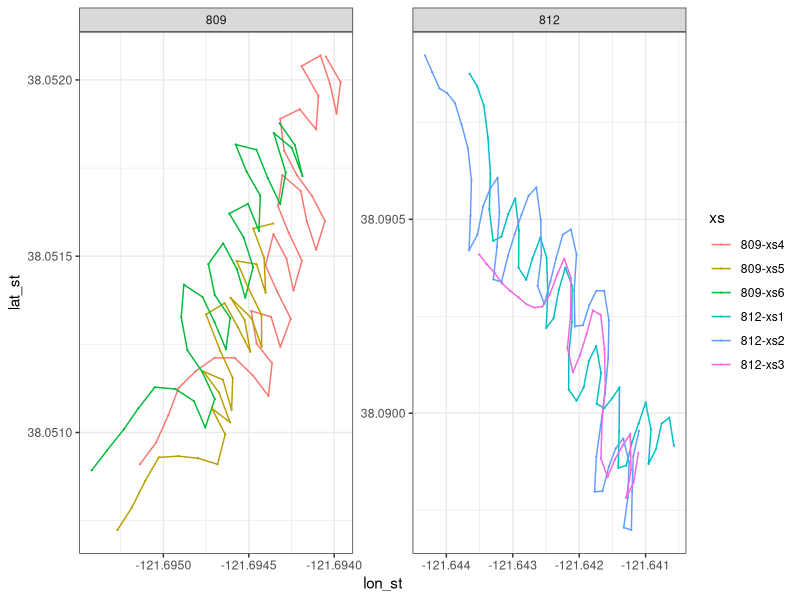
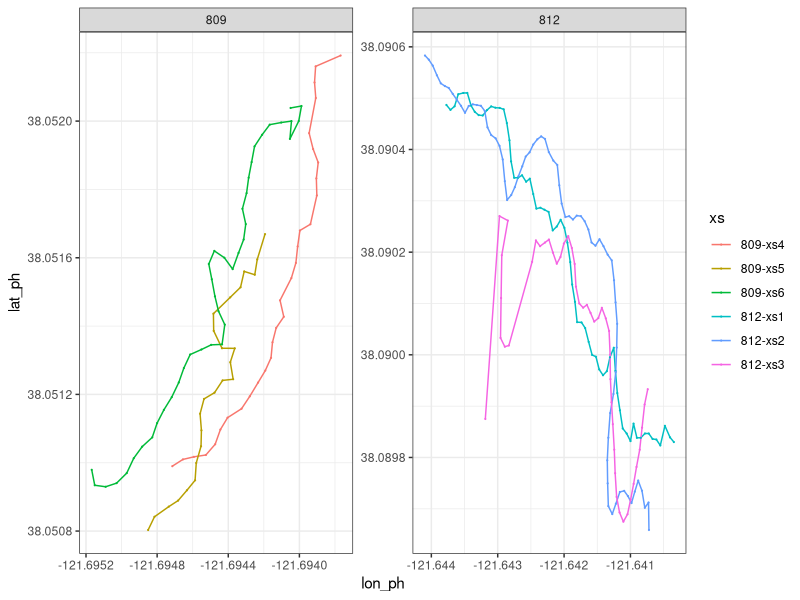
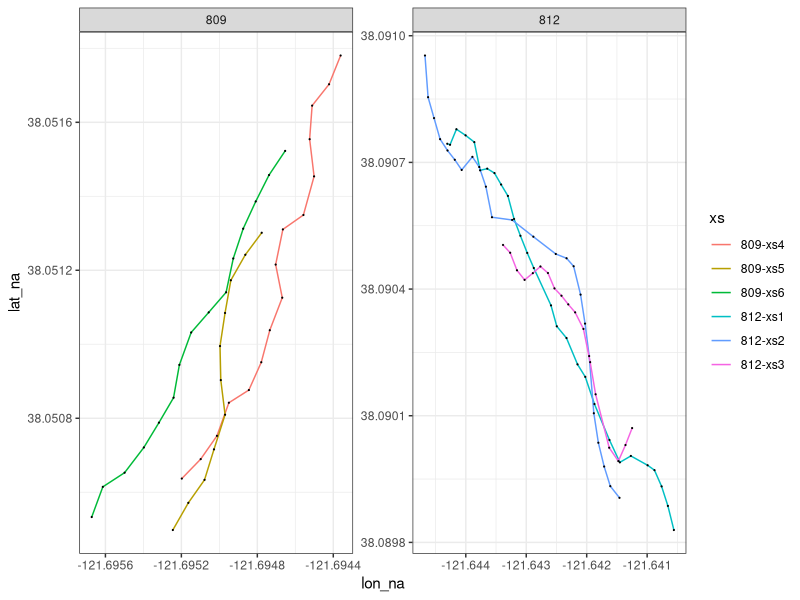
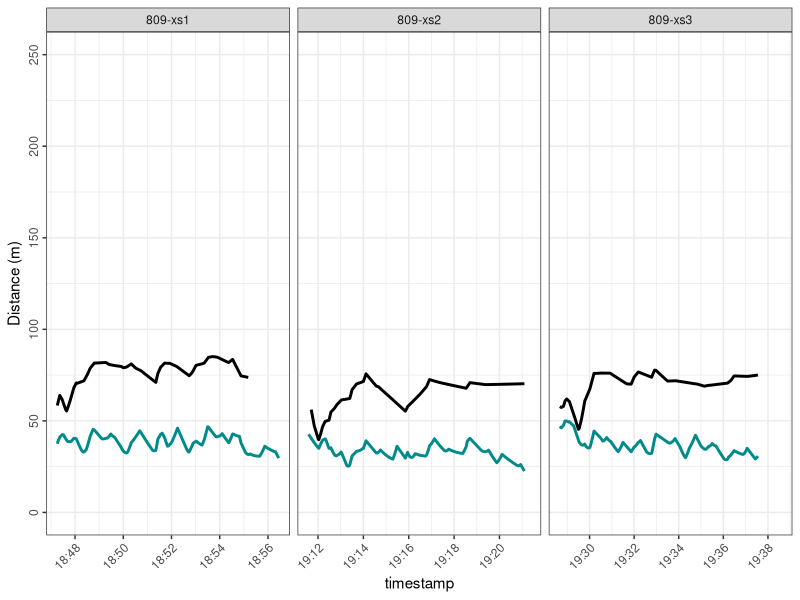
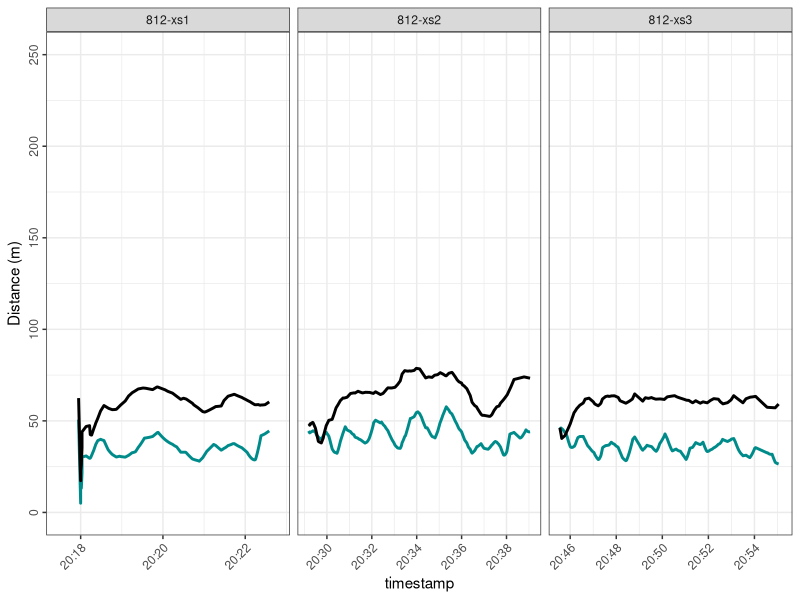
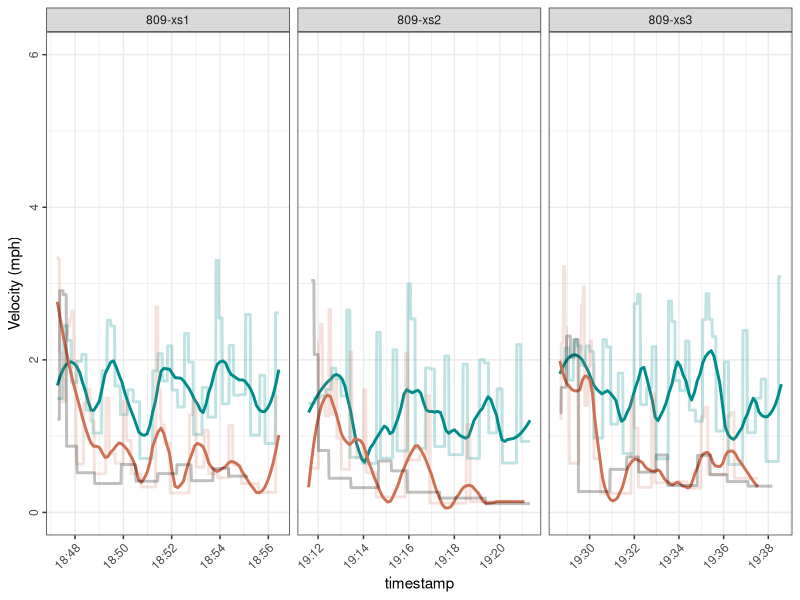
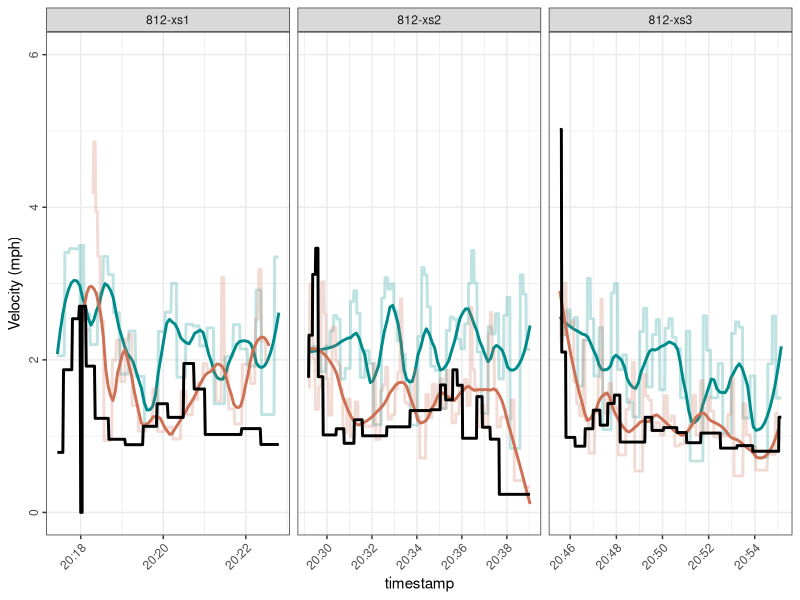
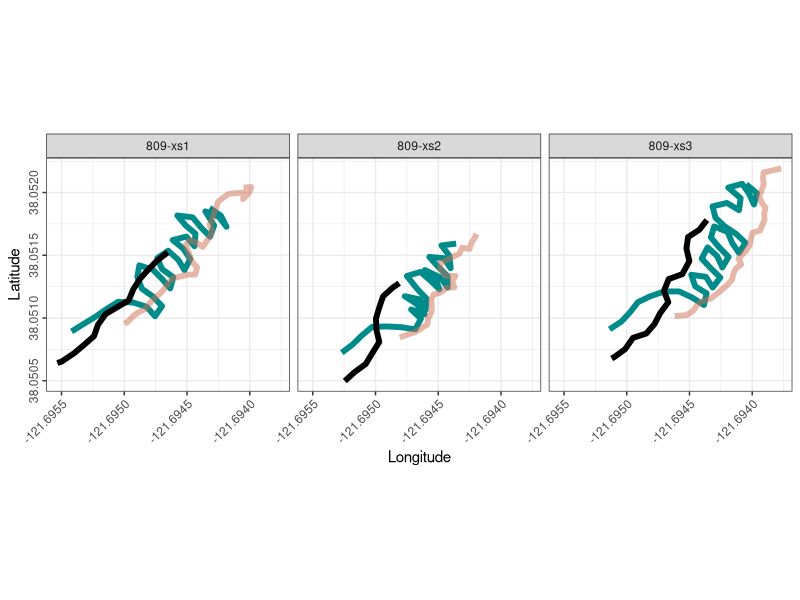

The R source for these figures, in order:
library(tidyverse)
library(geosphere)
library(lubridate)
library(zoo)

# Import and compile GPS track data ---------------------------------------

## Stryker ----
stryker_startstop <- data.frame(boat = rep("stryker",6), 
                                site = c(rep("812", 3), rep("809", 3)),
                                start = c(7, 57, 116, 152, 197, 233), 
                                end = c(53, 112, 148, 193, 229, 272))

stryker = data.frame()
stryker_raw = data.frame()

for(xs in 1:nrow(stryker_startstop)){
  print(xs)
  
  temp <- read.csv("data/Survey05_20250319/RouteHistoryFullBkupDWR.csv", 
                   skip = stryker_startstop[xs, "start"] - 1, nrow = stryker_startstop[xs, "end"] - stryker_startstop[xs, "start"], header = F)
  
  colnames(temp) = c("Junk", "lat", "lon", "datetime", "speed")
  
  temp$timestamp <- as.POSIXct(temp$datetime, format = "%Y-%m-%dT%H:%M:%SZ", tz = "America/Los_Angeles")
  
  complete_timestamps <- seq(min(temp$timestamp), max(temp$timestamp), by = "1 sec")
  
  merged_data <- data.frame(timestamp = complete_timestamps) %>%
    left_join(temp, by = "timestamp")
  
  interpolated_data <- merged_data %>%
    mutate(lat = na.approx(lat, rule = 2),
           lon = na.approx(lon, rule = 2))
  
  interpolated_data$xs <- paste0(stryker_startstop[xs, "site"], "-xs", xs)
  temp$xs <- paste0(stryker_startstop[xs, "site"], "-xs", xs)
  
  interpolated_data$site <- stryker_startstop[xs, "site"]
  temp$site = stryker_startstop[xs, "site"]
  
  stryker <- rbind(stryker, interpolated_data[, c("site", "xs", "timestamp", "lat", "lon")])
  stryker_raw <- rbind(stryker_raw, temp)
  
  rm(temp, interpolated_data, merged_data)
}

stryker$boat = "Stryker"
colnames(stryker) <- c("site", "xs", "timestamp", "lat_st", "lon_st", "boat")

## Phantom ----
phantom_startstop <- data.frame(boat = rep("phantom", 6), 
                                site = c(rep("812", 3), rep("809", 3)),
                                start = c(7, 75, 153, 204, 238, 267), 
                                end = c(71, 149, 200, 234, 263, 308))

phantom = data.frame()
phantom_raw = data.frame()

for(xs in 1:nrow(phantom_startstop)){
  print(xs)
  
  temp <- read.csv("data/Survey05_20250319/20250319_RouteHistory_CFS.csv", 
                   skip = phantom_startstop[xs, "start"] - 1, nrow = phantom_startstop[xs, "end"] - phantom_startstop[xs, "start"], header = F)
  
  colnames(temp) = c("Junk", "lat", "lon", "datetime", "speed")
  
  temp$timestamp <- as.POSIXct(temp$datetime, format = "%Y-%m-%dT%H:%M:%SZ", tz = "America/Los_Angeles")
  
  complete_timestamps <- seq(min(temp$timestamp), max(temp$timestamp), by = "1 sec")
  
  merged_data <- data.frame(timestamp = complete_timestamps) %>%
    left_join(temp, by = "timestamp")
  
  interpolated_data <- merged_data %>%
    mutate(lat = na.approx(lat, rule = 2),
           lon = na.approx(lon, rule = 2))
  
  interpolated_data$xs <- paste0(phantom_startstop[xs, "site"], "-xs", xs)
  temp$xs <- paste0(phantom_startstop[xs, "site"], "-xs", xs)
  
  interpolated_data$site <- phantom_startstop[xs, "site"]
  temp$site = phantom_startstop[xs, "site"]
  
  phantom <- rbind(phantom, interpolated_data[, c("site", "xs", "timestamp", "lat", "lon")])
  phantom_raw <- rbind(phantom_raw, temp)
  
  rm(temp, interpolated_data, merged_data)
}

phantom$boat = "Phantom"
colnames(phantom) <- c("site", "xs", "timestamp", "lat_ph", "lon_ph", "boat")

## cdfw ---- now 
cdfw_startstop <- data.frame(boat = rep("cdfw", 6), 
                             site = c(rep("812", 3), rep("809", 3)),
                             start = c(7,39,67,93,113,134), 
                             end = c(35,63,85,109,124,149))

cdfw = data.frame()
cdfw_raw = data.frame()

for(xs in 1:nrow(cdfw_startstop)){
  print(xs)
  
  temp <- read.csv("data/Survey05_20250319/RouteHistoryFullBkup_CDFW.csv", 
                   skip = cdfw_startstop[xs, "start"] - 1, nrow = cdfw_startstop[xs, "end"] - cdfw_startstop[xs, "start"], header = F)
  
  colnames(temp) = c("Junk", "lat", "lon", "datetime", "speed")
  
  temp$timestamp <- as.POSIXct(temp$datetime, format = "%Y-%m-%dT%H:%M:%SZ", tz = "America/Los_Angeles")
  
  complete_timestamps <- seq(min(temp$timestamp), max(temp$timestamp), by = "1 sec")
  
  merged_data <- data.frame(timestamp = complete_timestamps) %>%
    left_join(temp, by = "timestamp")
  
  interpolated_data <- merged_data %>%
    mutate(lat = na.approx(lat, rule = 2),
           lon = na.approx(lon, rule = 2))
  
  interpolated_data$xs <- paste0(cdfw_startstop[xs, "site"], "-xs", xs)
  temp$xs <- paste0(cdfw_startstop[xs, "site"], "-xs", xs)
  
  interpolated_data$site <- cdfw_startstop[xs, "site"]
  temp$site = cdfw_startstop[xs, "site"]
  
  cdfw <- rbind(cdfw, interpolated_data[, c("site", "xs", "timestamp", "lat", "lon")])
  cdfw_raw <- rbind(cdfw_raw, temp)
  
  rm(temp, interpolated_data, merged_data)
}

cdfw$boat = "cdfw"
colnames(cdfw) <- c("site", "xs", "timestamp", "lat_na", "lon_na", "boat")

## Merge vessel tracks ----

vessels <- merge(merge(stryker, 
                       phantom[, c("timestamp", "lat_ph", "lon_ph")], by = "timestamp", all.x = T),
                 cdfw[, c("timestamp", "lat_na", "lon_na")], by = "timestamp", all.x = T) 

xs_lookup <- data.frame(xs = c("809-xs6", "809-xs5", "809-xs4", "812-xs3", "812-xs2", "812-xs1"),
                        xs_cor = c("809-xs1", "809-xs2", "809-xs3", "812-xs1", "812-xs2", "812-xs3"))

vessels <- merge(vessels, xs_lookup, by = "xs", all.x = T)

# Visualize tracks --------------------------------------------------------

ggplot(stryker, aes(x = lon_st, y = lat_st, color = xs)) + 
  geom_path() + theme_bw() + 
  geom_point(data = stryker_raw, aes(x = lon, y = lat), size = .1) +
  facet_wrap(site ~ ., scales = "free")

ggplot(phantom, aes(x = lon_ph, y = lat_ph, color = xs)) + 
  geom_path() + theme_bw() + 
  geom_point(data = phantom_raw, aes(x = lon, y = lat), size = .1) +
  facet_wrap(site ~ ., scales = "free")

ggplot(cdfw, aes(x = lon_na, y = lat_na, color = xs)) + 
  geom_path() + theme_bw() + 
  geom_point(data = cdfw_raw, aes(x = lon, y = lat), color = "black", size = .1) +
  facet_wrap(site ~ ., scales = "free")

# Calculate vessel spacing ------------------------------------------------

vessels$stryker2phantom <- NA
vessels$cdfw2phantom <- NA
vessels$stryker_velocity <- NA
vessels$phantom_velocity <- NA
vessels$cdfw_velocity <- NA

for(i in 1:nrow(vessels)){
  print(i)
  
  # if(complete.cases(vessels[,c("lon_st", "lat_st", "lon_ph","lat_ph")])[i]){
  try(vessels[i,"stryker2phantom"] <- distm(c(vessels[i,"lon_st"], vessels[i,"lat_st"]), 
                                            c(vessels[i,"lon_ph"], vessels[i,"lat_ph"]), 
                                            fun = distHaversine))
  # }
  
  # if(complete.cases(vessels[,c("lon_na", "lat_na", "lon_ph","lat_ph")])[i]){
  try(vessels[i,"cdfw2phantom"] <- distm(c(vessels[i,"lon_na"], vessels[i,"lat_na"]), 
                                         c(vessels[i,"lon_ph"], vessels[i,"lat_ph"]), 
                                         fun = distHaversine))
  # }
  
  # if(complete.cases(vessels[,c("lon_na", "lat_na", "lon_st","lat_st")])[i]){
  try(vessels[i,"stryker2cdfw"] <- distm(c(vessels[i,"lon_na"], vessels[i,"lat_na"]), 
                                         c(vessels[i,"lon_st"], vessels[i,"lat_st"]), 
                                         fun = distHaversine))
  # }
  
  try(vessels[i,"stryker_velocity"] <- distm(c(vessels[i,"lon_st"], vessels[i,"lat_st"]), 
                                             c(vessels[i + 1,"lon_st"], vessels[i + 1,"lat_st"]), 
                                             fun = distHaversine) * 2.23693629)
  
  try(vessels[i,"phantom_velocity"] <- distm(c(vessels[i,"lon_ph"], vessels[i,"lat_ph"]), 
                                             c(vessels[i + 1,"lon_ph"], vessels[i + 1,"lat_ph"]), 
                                             fun = distHaversine) * 2.23693629)
  
  try(vessels[i,"cdfw_velocity"] <- distm(c(vessels[i,"lon_na"], vessels[i,"lat_na"]), 
                                          c(vessels[i + 1,"lon_na"], vessels[i + 1,"lat_na"]), 
                                          fun = distHaversine) * 2.23693629)
  
  
}


# Plot vessel tracks, velocity, and spacing -------------------------------

(v_spacing_809 <- ggplot(vessels[vessels$xs_cor %in% c("809-xs1","809-xs2","809-xs3"),], 
                         aes(x = timestamp, y = stryker2phantom)) + 
   geom_line(color = "cyan4", linewidth = 1) +
   geom_line(aes(y = cdfw2phantom), linewidth = 1) +
   # geom_line(aes(y = stryker2cdfw), color = "blue",linewidth = 1) + 
   theme_bw() + labs(y = "Distance (m)") + 
   theme(axis.text.x = element_text(angle = 45, hjust = 1),
         axis.text.y = element_text(angle = 90, hjust = .5)) +
   ylim(0,250) +
   facet_grid(. ~ xs_cor, scales = "free"))

(v_spacing_812 <- ggplot(vessels[vessels$xs_cor %in% c("812-xs1","812-xs2","812-xs3"),], 
                         aes(x = timestamp, y = stryker2phantom)) + 
    geom_line(color = "cyan4", linewidth = 1) +
    geom_line(aes(y = cdfw2phantom), linewidth = 1) + 
    theme_bw() + labs(y = "Distance (m)") + 
    theme(axis.text.x = element_text(angle = 45, hjust = 1),
          axis.text.y = element_text(angle = 90, hjust = .5)) +
    ylim(0,250) +
    facet_grid(. ~ xs_cor, scales = "free"))

(v_velocity_809 <- ggplot(data = vessels[vessels$xs_cor %in% c("809-xs1","809-xs2","809-xs3") &
                                           vessels$stryker_velocity < 10 & is.na(vessels$stryker_velocity) == F,],
                          aes(x = timestamp, y = stryker_velocity)) + 
    geom_line(color = "cyan4", linewidth = 1, alpha = .25) +
    geom_line(color = "cyan4", linewidth = 1, stat = "smooth", span = .25) +
    geom_line(data = vessels[vessels$xs_cor %in% c("809-xs1","809-xs2","809-xs3") &
                               vessels$phantom_velocity < 10 & is.na(vessels$phantom_velocity) == F, ],
              aes(y = phantom_velocity), color = "salmon3", linewidth = 1, alpha = .2) +
    geom_line(data = vessels[vessels$xs_cor %in% c("809-xs1","809-xs2","809-xs3") &
                               vessels$phantom_velocity < 10 & is.na(vessels$phantom_velocity) == F, ],
              aes(y = phantom_velocity), color = "salmon3", linewidth = 1, stat = "smooth", span = .25) +
    geom_line(data = vessels[vessels$xs_cor %in% c("809-xs1","809-xs2","809-xs3") &
                               vessels$cdfw_velocity < 10 & is.na(vessels$cdfw_velocity) == F, ],
              aes(y = cdfw_velocity), linewidth = 1, alpha = .25) +
    theme_bw() + labs(y = "Velocity (mph)") + 
    theme(axis.text.x = element_text(angle = 45, hjust = 1),
          axis.text.y = element_text(angle = 90, hjust = .5)) +
    ylim(0, 6) +
    facet_grid(. ~ xs_cor, scales = "free"))

(v_velocity_812 <- ggplot(data = vessels[vessels$xs_cor %in% c("812-xs1","812-xs2","812-xs3") &
                                           vessels$stryker_velocity < 10 & is.na(vessels$stryker_velocity) == F,], 
                          aes(x = timestamp, y = stryker_velocity)) + 
    geom_line(color = "cyan4", linewidth = 1, alpha = .25) +
    geom_line(color = "cyan4", linewidth = 1, stat = "smooth", span = .25) +
    geom_line(data = vessels[vessels$xs_cor %in% c("812-xs1","812-xs2","812-xs3") &
                               vessels$phantom_velocity < 10 & is.na(vessels$phantom_velocity) == F, ],
              aes(y = phantom_velocity), color = "salmon3", linewidth = 1, alpha = .25) +
    geom_line(data = vessels[vessels$xs_cor %in% c("812-xs1","812-xs2","812-xs3") &
                               vessels$phantom_velocity < 10 & is.na(vessels$phantom_velocity) == F, ],
              aes(y = phantom_velocity), color = "salmon3", linewidth = 1, stat = "smooth", span = .25) +
    geom_line(data = vessels[vessels$xs_cor %in% c("812-xs1","812-xs2","812-xs3") &
                               vessels$cdfw_velocity < 10 & is.na(vessels$cdfw_velocity) == F, ],
              aes(y = cdfw_velocity), linewidth = 1) +
    theme_bw() + labs(y = "Velocity (mph)") + 
    theme(axis.text.x = element_text(angle = 45, hjust = 1),
          axis.text.y = element_text(angle = 90, hjust = .5)) +
    ylim(0, 6) +
    facet_grid(. ~ xs_cor, scales = "free"))


(v_tracks_809 <- ggplot(vessels[vessels$xs_cor %in% c("809-xs1","809-xs2","809-xs3"),], 
                        aes(x = lon_st, y = lat_st)) + 
    geom_path(color = "cyan4", linewidth = 2) +
    geom_path(aes(x = lon_ph, y = lat_ph), color = "salmon3", alpha = .5, linewidth = 2) + 
    geom_path(aes(x = lon_na, y = lat_na), linewidth = 2) + 
    theme_bw() + labs(y = "Latitude", x = "Longitude") + coord_fixed() +
    theme(axis.text.x = element_text(angle = 45, hjust = 1),
          axis.text.y = element_text(angle = 90, hjust = .5)) +
    facet_grid(. ~ xs_cor))

(v_tracks_812 <- ggplot(vessels[vessels$xs_cor %in% c("812-xs1","812-xs2","812-xs3"),], 
                        aes(x = lon_st, y = lat_st)) + 
    geom_path(color = "cyan4", linewidth = 2) +
    geom_path(aes(x = lon_ph, y = lat_ph), color = "salmon3", alpha = .5, linewidth = 2) + 
    geom_path(aes(x = lon_na, y = lat_na), linewidth = 2) + 
    theme_bw() + labs(y = "Latitude", x = "Longitude") +  coord_fixed() +
    theme(axis.text.x = element_text(angle = 45, hjust = 1),
          axis.text.y = element_text(angle = 90, hjust = .5)) +
    facet_grid(. ~ xs_cor))


png("output/eDNA_vessel_spacing_20250319.png",
    height = 7, width = 10, units = "in", res = 1000, family = "serif")

cowplot::plot_grid(v_tracks_809, v_tracks_812,
                   v_spacing_809, v_spacing_812, 
                   align = "v")

dev.off()

png("output/eDNA_vessel_velocity_20250319.png",
    height = 10, width = 10, units = "in", res = 1000, family = "serif")

cowplot::plot_grid(v_tracks_809, v_tracks_812,
                   v_velocity_809, v_velocity_812, 
                   v_spacing_809, v_spacing_812, 
                   align = "v", nrow = 3)

dev.off()
